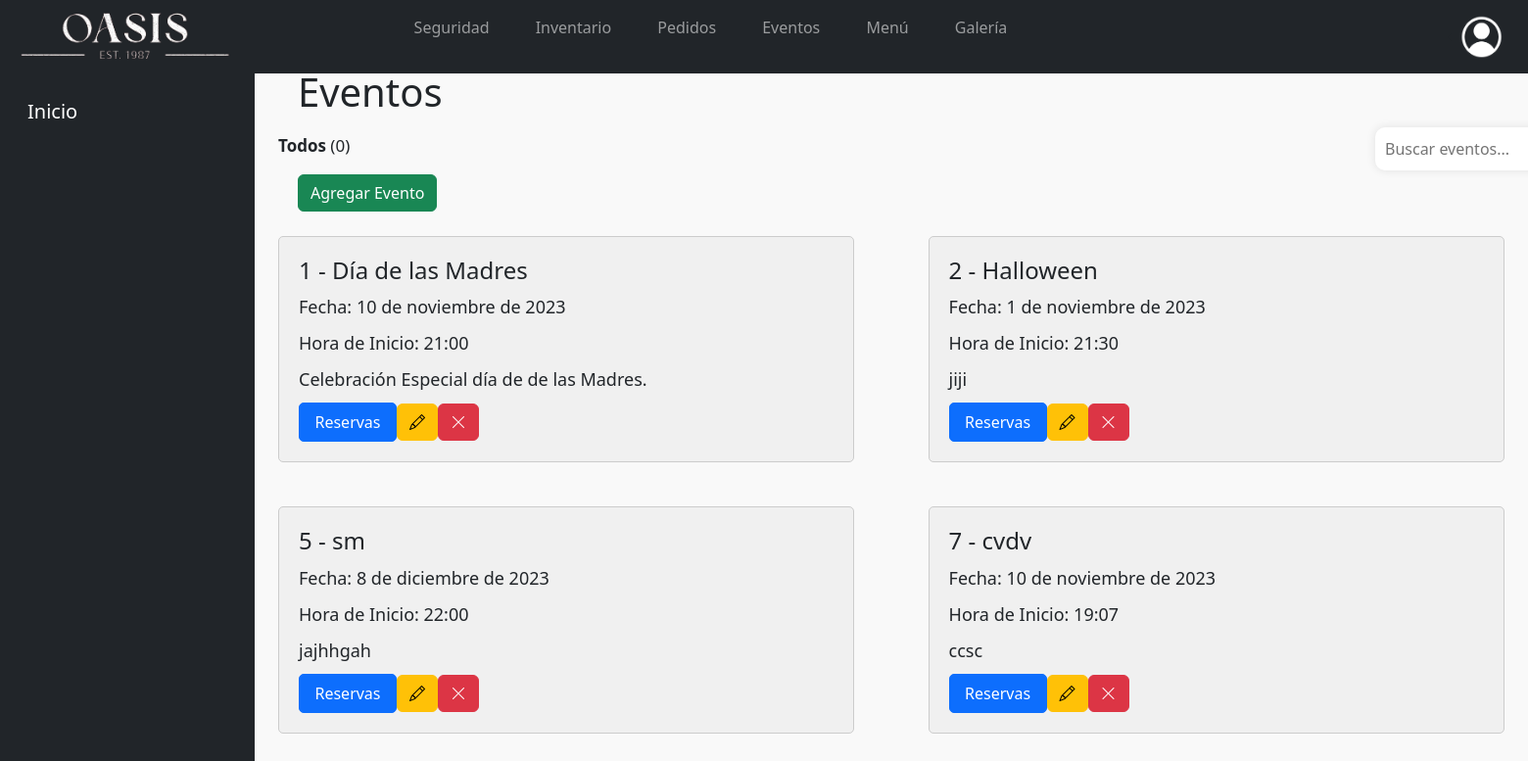
Before: /Oasis/Gestion_Eventos/ with the older database file.
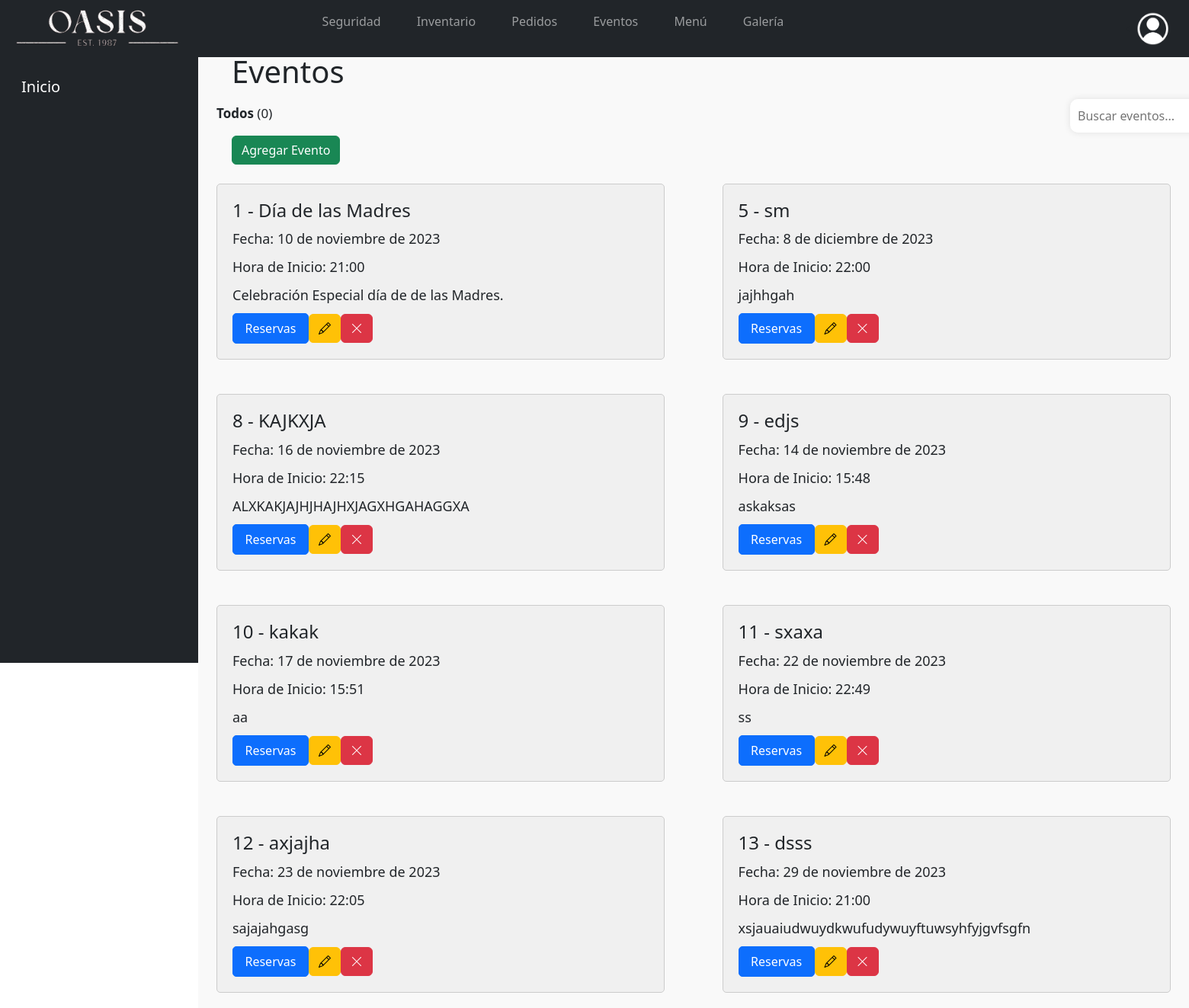
After: the same page with the newer database file.
### Oasis/models.py (models this page shows, shortened)
class Evento(models.Model):
    nombre = models.CharField(max_length=150)
    fecha = models.DateField()
    hora_incio = models.TimeField()
    descripcion = models.TextField()
    foto = models.ImageField(upload_to="fotos/", default= 'No_Image')

### Oasis/views.py (the view)
# urls.py: path('Gestion_Eventos/', views.Eventos, name='Eventos'),
def Eventos(request):
    q = Evento.objects.all()
    contexto = {'data' : q}
    return render(request, "Oasis/eventos/eveInicio.html", contexto)

### Oasis/templates/Oasis/eventos/eveInicio.html (shortened to what this page needs)
{% extends 'Oasis/barNav.html' %}
{% load static %}
{% block Opciones %}
  <li id='primeraOpcion' class="nav-item">
    <a class="nav-link text-white" href="{% url 'Eventos' %}">
      Inicio
    </a>
  </li>
{% endblock %}
{% block contenedor %}
    <h1>Eventos</h1>
    <div class="Contenido">
        <div class="conteos">
            <p><b>Todos</b> (<span id="totalUsuarios">0</span>)</p>
        </div>
        <div class="search">
            <input id="myInput" placeholder="Buscar eventos..." type="text">
        </div>
    </div>
    <div class="Agregar">
        <a type="button" class="btn btn-success" href="{% url 'eveForm' %}">Agregar Evento</a>
    </div>
    <div class="bloqueEvento">
        {% for i in data %}
            <div class="evento">
                <h2>{{ i.id}} - {{ i.nombre }}</h2>
                <p>Fecha: {{ i.fecha}}</p>
                <p>Hora de Inicio: {{ i.hora_incio }}</p>
                <p>{{ i.descripcion }}</p>
                <div class="botones">
                    <a href="{% url 'eveReserva' %}">
                        <button id="verReservaciones" class="btn btn-primary">Reservas</button>
                    </a>
                    <div class="botonesCrud">
                        <a type="button" class="btn btn-warning" href="{% url 'eveFormActualizar' i.id %}"><i class="bi bi-pencil"></i></a>
                        <a type="button" class="btn btn-danger" href="javascript:eliminar('{% url 'eliminarEvento' i.id %}')"><i class="bi bi-x-lg"></i></a>
                    </div>
                </div>
            </div>
        {% endfor %}
{% endblock %}

Changed rows visible on the page:
removed Evento: id "2", nombre "Halloween", fecha "1 de noviembre de 2023", hora_incio "21:30", descripcion "jiji"
removed Evento: id "7", nombre "cvdv", fecha "10 de noviembre de 2023", hora_incio "19:07", descripcion "ccsc"
added Evento: id "8", nombre "KAJKXJA", fecha "16 de noviembre de 2023", hora_incio "22:15", descripcion "ALXKAKJAJHJHAJHXJAGXHGAHAGGXA"
added Evento: id "9", nombre "edjs", fecha "14 de noviembre de 2023", hora_incio "15:48", descripcion "askaksas"
added Evento: id "10", nombre "kakak", fecha "17 de noviembre de 2023", hora_incio "15:51", descripcion "aa"
added Evento: id "11", nombre "sxaxa", fecha "22 de noviembre de 2023", hora_incio "22:49", descripcion "ss"
added Evento: id "12", nombre "axjajha", fecha "23 de noviembre de 2023", hora_incio "22:05", descripcion "sajajahgasg"
added Evento: id "13", nombre "dsss", fecha "29 de noviembre de 2023", hora_incio "21:00", descripcion "xsjauaiudwuydkwufudywuyftuwsyhfyjgvfsgfn"
